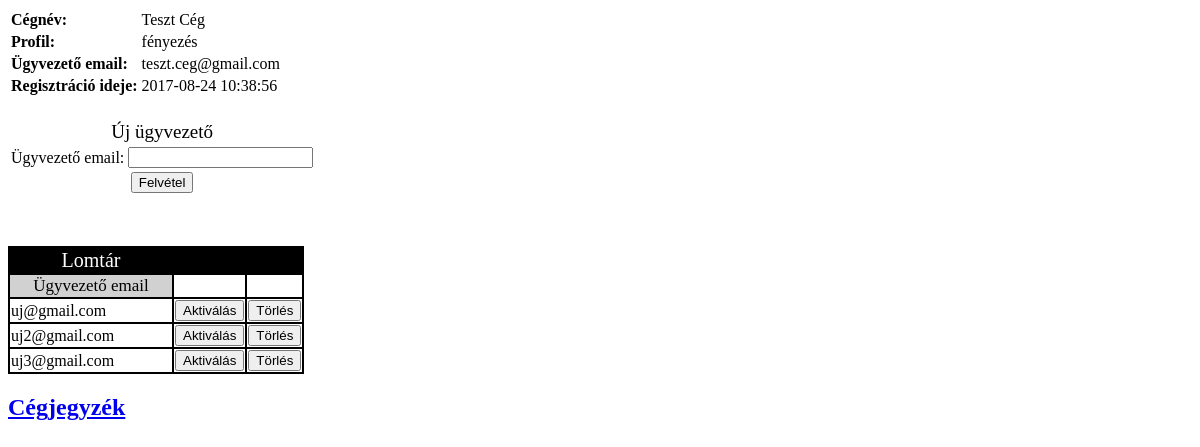
Screenshot of /href/ceg_adatok.php?c_adat=4 with the database file from the repository.
### tables this page shows
CREATE TABLE `ceg_adatok` (
  `ceg_id` int(11) NOT NULL,
  `ceg_nev` varchar(200) NOT NULL,
  `ceg_profil` varchar(200) NOT NULL,
  `ceg_regisztracio` datetime NOT NULL,
  `statusz` varchar(1) NOT NULL
);

CREATE TABLE `ugyvezeto_adatok` (
  `ugyvezeto_id` int(11) NOT NULL,
  `ceg_id` int(11) NOT NULL,
  `ugyvezeto_email` varchar(250) NOT NULL,
  `statusz` varchar(1) NOT NULL
);

### href/ceg_adatok.php (the view, shortened to what this page needs)
<head>
	<link rel='stylesheet' type='text/css' href='../css/index.css'>
</head>
<?php
include('../sql.php');
$ceg = mysqli_query($adb, "
						  SELECT *
						  FROM ceg_adatok
						  WHERE ceg_id = '$_GET[c_adat]'
						  ");
$aktiv_ugyvezeto = mysqli_query($adb, "
						  			  SELECT *
						  			  FROM ugyvezeto_adatok
						  			  WHERE ceg_id = '$_GET[c_adat]' AND
						  					statusz = 'A'
						  			  ");
$inaktiv_ugyvezeto = mysqli_query($adb, "
						  			  SELECT *
						  			  FROM ugyvezeto_adatok
						  			  WHERE ceg_id = '$_GET[c_adat]' AND
						  					statusz = 'I'
						  			  ");
$c = mysqli_fetch_array($ceg);
$a_u = mysqli_fetch_array($aktiv_ugyvezeto);
print"
<table id='adatok'>
	<tr>
		<td class='title'>Cégnév:</td>
		<td>$c[ceg_nev]</td>
	</tr>
	<tr>
		<td class='title'>Profil:</td>
		<td>$c[ceg_profil]</td>
	</tr>
	<tr>
		<td class='title'>Ügyvezető email:</td>
		<td>$a_u[ugyvezeto_email]
	</tr>
	<tr>
		<td class='title'>Regisztráció ideje:</td>
		<td>$c[ceg_regisztracio]<td>
	</tr>
</table>
<form action='../actions/ugyvezeto_felvesz.php' method='post' target='ablak'>
<table id='ugyvezeto_felvesz'>
	<tr>
		<td colspan='2' class='cim'>Új ügyvezető</td>
	</tr>
	<tr>
		<td>Ügyvezető email:</td>
		<td><input type='email' name='ugyvezeto_email'></td>
	</tr>
	<tr>
		<td colspan='2' class='gomb'>
			<input name='a_u' type='hidden' value='$a_u[ugyvezeto_id]'>
			<input name='c' type='hidden' value='$c[ceg_id]'>
			<input type='submit' name='felvetel' value='Felvétel'>
		</td>
	</tr>
</table>
</form>
<table id=lomtar_ugyvezeto>
	<tr>
		<td class='cim'>Lomtár</td>
	</tr>
	<tr>
		<td class='title'>Ügyvezető email</td>
		<td>&nbsp;</td>
		<td>&nbsp;</td>
	</tr>
";
while($i_u = mysqli_fetch_array($inaktiv_ugyvezeto))
{
	print"
		<tr>
			<td>$i_u[ugyvezeto_email]</td>
			<form action='../actions/ugyvezeto_aktiv.php' method='post' target='ablak'>
				<td>
					<input name='ugyvezeto_id_a' type='hidden' value='$i_u[ugyvezeto_id]'>
					<input name='a_u' type='hidden' value='$a_u[ugyvezeto_id]'>
					<input type='submit' value='Aktiválás'>
				</td>
			</form>
			<form action='../actions/ugyvezeto_torol.php' method='post' target='ablak'>
				<td>
					<input name='ugyvezeto_id_t' type='hidden' value='$i_u[ugyvezeto_id]'>
					<input type='submit' value='Törlés'>
				</td>
			</form>
		</tr>
	";
}
print"
</table>
<a href='../index.php'><h2>Cégjegyzék</h2></a>
";

### css/index.css (style rules this page uses)
#ceg_felvesz td.cim, #ugyvezeto_felvesz td.cim { font-size: 19px; text-align: center; }
#ceg_felvesz td.gomb, #ugyvezeto_felvesz td.gomb { text-align: center; }
#ugyvezeto_felvesz { margin-top: 20px; }
#lomtar_ceg, #lomtar_ugyvezeto { margin-top: 50px; background-color: black; }
#lomtar_ceg td, #lomtar_ugyvezeto td { background-color: white; }
#lomtar_ceg td.cim, #lomtar_ugyvezeto td.cim { font-size: 20px; text-align: center; background-color: black; color: white; }
#lomtar_ceg td.title, #lomtar_ugyvezeto td.title { width: 160px; background-color: #D1D1D1; font-size: 17px; text-align: center; }
#adatok td.title { font-weight: bold; }

### rows the page displays
ceg_adatok: ceg_nev "Teszt Cég", ceg_profil "fényezés", ceg_regisztracio "2017-08-24 10:38:56"
ugyvezeto_adatok: ugyvezeto_email "teszt.ceg@gmail.com"
ugyvezeto_adatok: ugyvezeto_email "uj@gmail.com"
ugyvezeto_adatok: ugyvezeto_email "uj2@gmail.com"
ugyvezeto_adatok: ugyvezeto_email "uj3@gmail.com"
